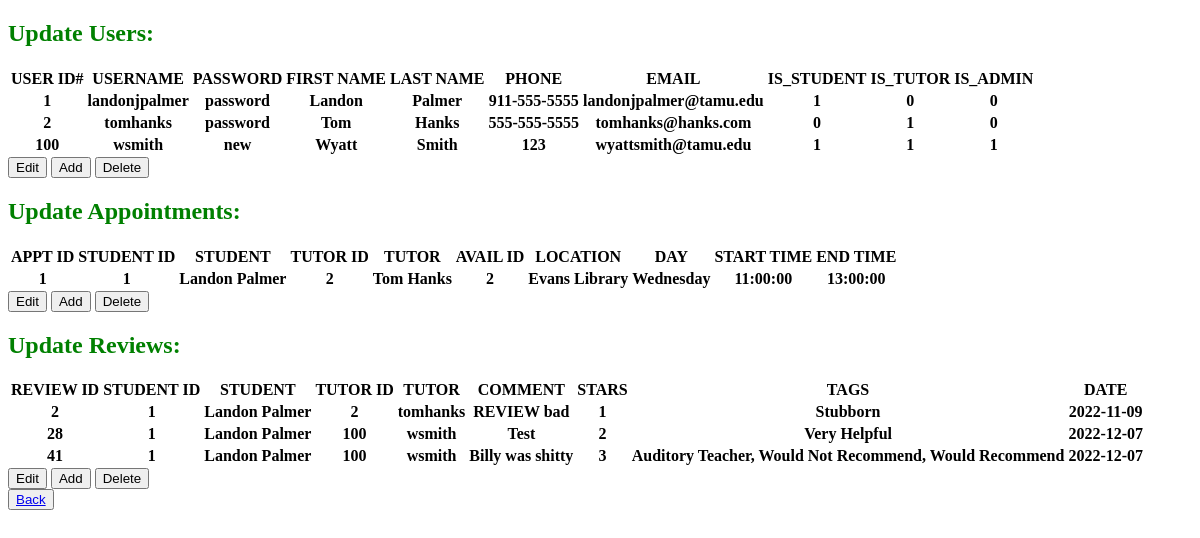
Before: /admin.php?user_id=100 with the older database file.
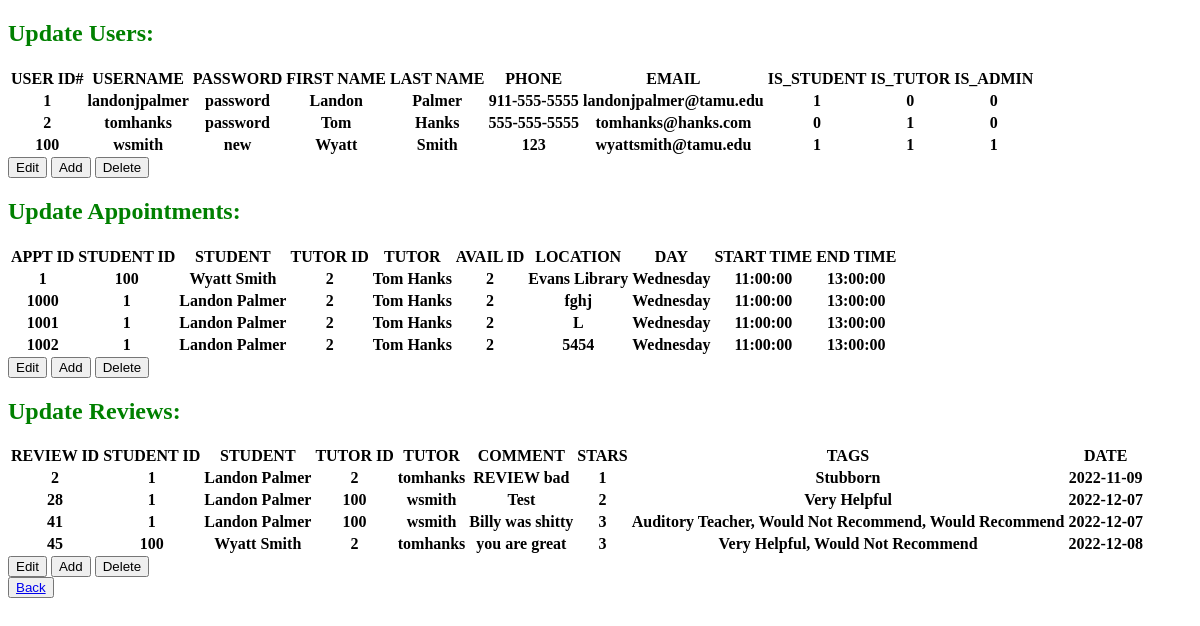
After: the same page with the newer database file.
### tables this page shows
CREATE TABLE `user` (
  `USER_ID` int(50) NOT NULL,
  `USERNAME` varchar(50) NOT NULL,
  `PASSWORD` varchar(50) NOT NULL,
  `F_NAME` varchar(50) NOT NULL,
  `L_NAME` varchar(50) NOT NULL,
  `PHONE` varchar(50) NOT NULL,
  `EMAIL` varchar(50) NOT NULL,
  `IS_STUDENT` tinyint(1) NOT NULL,
  `IS_TUTOR` tinyint(1) NOT NULL,
  `IS_ADMIN` tinyint(1) NOT NULL
);

CREATE TABLE `review` (
  `REVIEW_ID` int(50) NOT NULL,
  `COMMENT` varchar(100) NOT NULL,
  `STARS` int(1) NOT NULL,
  `TUTOR_ID` int(50) NOT NULL,
  `STUDENT_ID` int(50) NOT NULL,
  `DATE` date NOT NULL
);

### admin.php (the view, shortened to what this page needs)
<?php
  $user_id = $_GET['user_id'];
  $db_host = 'localhost';
  $db_user = 'root';
  $db_password = 'root';
  $db_db = 'tutor_app';
  $mysqli = new mysqli(
    $db_host,
    $db_user,
    $db_password,
    $db_db
  );
  $appointment_detailed = "SELECT * from `admin_appointments`";
  $appointments_detailed_list = $mysqli->query($appointment_detailed);
  $users_detailed = "SELECT * FROM `user`";
  $users_detailed_list = $mysqli->query($users_detailed);
  $reviews_detailed = "SELECT `all_reviews`.*, CONCAT(F_NAME, ' ', L_NAME) AS STUDENT FROM `all_reviews` INNER JOIN `user` on STUDENT_ID = `user`.USER_ID";
  $reviews_detailed_list = $mysqli->query($reviews_detailed);
?>
<!DOCTYPE html>
<head>
</head>
<html>
    <body>
    <h2>Update Users: </h2>
        <p>
            <?php
            echo "<table>";
            echo "<tr>";
            echo "<th>USER ID#</th>";
            echo "<th>USERNAME</th>";
            echo "<th>PASSWORD</th>";
            echo "<th>FIRST NAME</th>";
            echo "<th>LAST NAME</th>";
            echo "<th>PHONE</th>";
            echo "<th>EMAIL</th>";
            echo "<th>IS_STUDENT</th>";
            echo "<th>IS_TUTOR</th>";
            echo "<th>IS_ADMIN</th>";
            while($row = mysqli_fetch_array($users_detailed_list))
            {
                echo "<tr>";
                echo "<th>" . $row["USER_ID"] . "</th>";
                echo "<th>" . $row["USERNAME"] . "</th>";
                echo "<th>" . $row["PASSWORD"] . "</th>";
                echo "<th>" . $row["F_NAME"] . "</th>";
                echo "<th>" . $row["L_NAME"] . "</th>";
                echo "<th>" . $row["PHONE"] . "</th>";
                echo "<th>" . $row["EMAIL"] . "</th>";
                echo "<th>" . $row["IS_STUDENT"] . "</th>";
                echo "<th>" . $row["IS_TUTOR"] . "</th>";
                echo "<th>" . $row["IS_ADMIN"] . "</th>";
                echo "</tr>";
            }
            echo "</table>";
        ?>
        <button onclick="show('User_ID');show('User_ID_Entry');show('Username');show('Username_Entry');show('Password');show('Password_Entry');show('First_Name');show('First_Name_Entry');show('Last_Name');show('Last_Name_Entry');show('Phone');show('Phone_Entry');show('Email');show('Email_Entry');show('Is_Student');show('Is_Student_Entry');show('Is_Tutor');show('Is_Tutor_Entry');show('Is_Admin');show('Is_Admin_Entry');show('User_Edit');">Edit</button>
        <button onclick="show('Username');show('Username_Entry');show('Password');show('Password_Entry');show('First_Name');show('First_Name_Entry');show('Last_Name');show('Last_Name_Entry');show('Phone');show('Phone_Entry');show('Email');show('Email_Entry');show('Is_Student');show('Is_Student_Entry');show('Is_Tutor');show('Is_Tutor_Entry');show('Is_Admin');show('Is_Admin_Entry');show('User_Add');">Add</button>
        <button onclick="show('User_ID');show('User_ID_Entry');show('User_Delete');">Delete</button>
    <h2>Update Appointments: </h2>
        <p>
            <?php
            echo "<table>";
            echo "<tr>";
            echo "<th>APPT ID</th>";
            echo "<th>STUDENT ID</th>";
            echo "<th>STUDENT</th>";
            echo "<th>TUTOR ID</th>";
            echo "<th>TUTOR</th>";
            echo "<th>AVAIL ID</th>";
            echo "<th>LOCATION</th>";
            echo "<th>DAY</th>";
            echo "<th>START TIME</th>";
            echo "<th>END TIME</th>";
            while($row = mysqli_fetch_array($appointments_detailed_list))
            {
                echo "<tr>";
                echo "<th>" . $row["APPOINTMENT_ID"] . "</th>";
                echo "<th>" . $row["STUDENT_ID"] . "</th>";
                echo "<th>" . $row["STUDENT"] . "</th>";
                echo "<th>" . $row["TUTOR_ID"] . "</th>";
                echo "<th>" . $row["TUTOR"] . "</th>";
                echo "<th>" . $row["AVAILABILITY_ID"] . "</th>";
                echo "<th>" . $row["LOCATION"] . "</th>";
                echo "<th>" . $row["DAY"] . "</th>";
                echo "<th>" . $row["START_TIME"] . "</th>";
                echo "<th>" . $row["END_TIME"] . "</th>";
                echo "</tr>";
            }
            echo "</table>";
        ?>
        <button onclick="show('Appointment_ID');show('Appointment_ID_Entry');show('Student_ID');show('Student_ID_Entry');show('Tutor_ID');show('Tutor_ID_Entry');show('Subject_ID');show('Subject_ID_Entry');show('Availability_ID');show('Availability_ID_Entry');show('Location');show('Location_Entry');show('Appointment_Edit');">Edit</button>
        <button onclick="show('Student_ID');show('Student_ID_Entry');show('Tutor_ID');show('Tutor_ID_Entry');show('Availability_ID');show('Availability_ID_Entry');show('Subject_ID');show('Subject_ID_Entry');show('Location');show('Location_Entry');show('Appointment_Add');">Add</button>
        <button onclick="show('Appointment_ID');show('Appointment_ID_Entry');show('Appointment_Delete');">Delete</button>
    <h2>Update Reviews: </h2>
        <p>
        <?php
            echo "<table>";
            echo "<tr>";
            echo "<th>REVIEW ID</th>";
            echo "<th>STUDENT ID</th>";
            echo "<th>STUDENT</th>";
            echo "<th>TUTOR ID</th>";
            echo "<th>TUTOR</th>";
            echo "<th>COMMENT</th>";
            echo "<th>STARS</th>";
            echo "<th>TAGS</th>";
            echo "<th>DATE</th>";
            while($row = mysqli_fetch_array($reviews_detailed_list))
            {
                echo "<tr>";
                echo "<th>" . $row["REVIEW_ID"] . "</th>";
                echo "<th>" . $row["STUDENT_ID"] . "</th>";
                echo "<th>" . $row["STUDENT"] . "</th>";
                echo "<th>" . $row["TUTOR_ID"] . "</th>";
                echo "<th>" . $row["TUTOR"] . "</th>";
                echo "<th>" . $row["COMMENT"] . "</th>";
                echo "<th>" . $row["STARS"] . "</th>";
                echo "<th>" . $row["TAGS"] . "</th>";
                echo "<th>" . $row["DATE"] . "</th>";
                echo "</tr>";
            }
            echo "</table>";
        ?>
        <button onclick="show('Review_ID');show('Review_ID_Entry');show('Student_ID');show('Student_ID_Entry');show('Tutor_ID');show('Tutor_ID_Entry');show('Comment');show('Comment_Entry');show('Stars');show('Stars_Entry');show('Review_Edit');">Edit</button>
        <button onclick="show('Student_ID');show('Student_ID_Entry');show('Tutor_ID');show('Tutor_ID_Entry');show('Comment');show('Comment_Entry');show('Stars');show('Stars_Entry');show('Review_Add');">Add</button>
        <button onclick="show('Review_ID');show('Review_ID_Entry');show('Review_Delete');">Delete</button>
        <button><a href=<?php echo "/select.php?user_id=".$user_id?>>Back</a></button>
    </body>
</html>

### admin.php (style rules this page uses)
h2 { color: green; }

Changed rows visible on the page:
added review: REVIEW_ID "45", STUDENT_ID "100", STUDENT "Wyatt Smith", TUTOR_ID "2", TUTOR "tomhanks", COMMENT "you are great", STARS "3", TAGS "Very Helpful, Would Not Recommend", DATE "2022-12-08"
Other visible differences:
new list line: "1 100 Wyatt Smith 2 Tom Hanks 2 Evans Library Wednesday 11:00:00 13:00:00"
new list line: "1000 1 Landon Palmer 2 Tom Hanks 2 fghj Wednesday 11:00:00 13:00:00"
new list line: "1001 1 Landon Palmer 2 Tom Hanks 2 L Wednesday 11:00:00 13:00:00"
new list line: "1002 1 Landon Palmer 2 Tom Hanks 2 5454 Wednesday 11:00:00 13:00:00"
list line gone: "1 1 Landon Palmer 2 Tom Hanks 2 Evans Library Wednesday 11:00:00 13:00:00"
